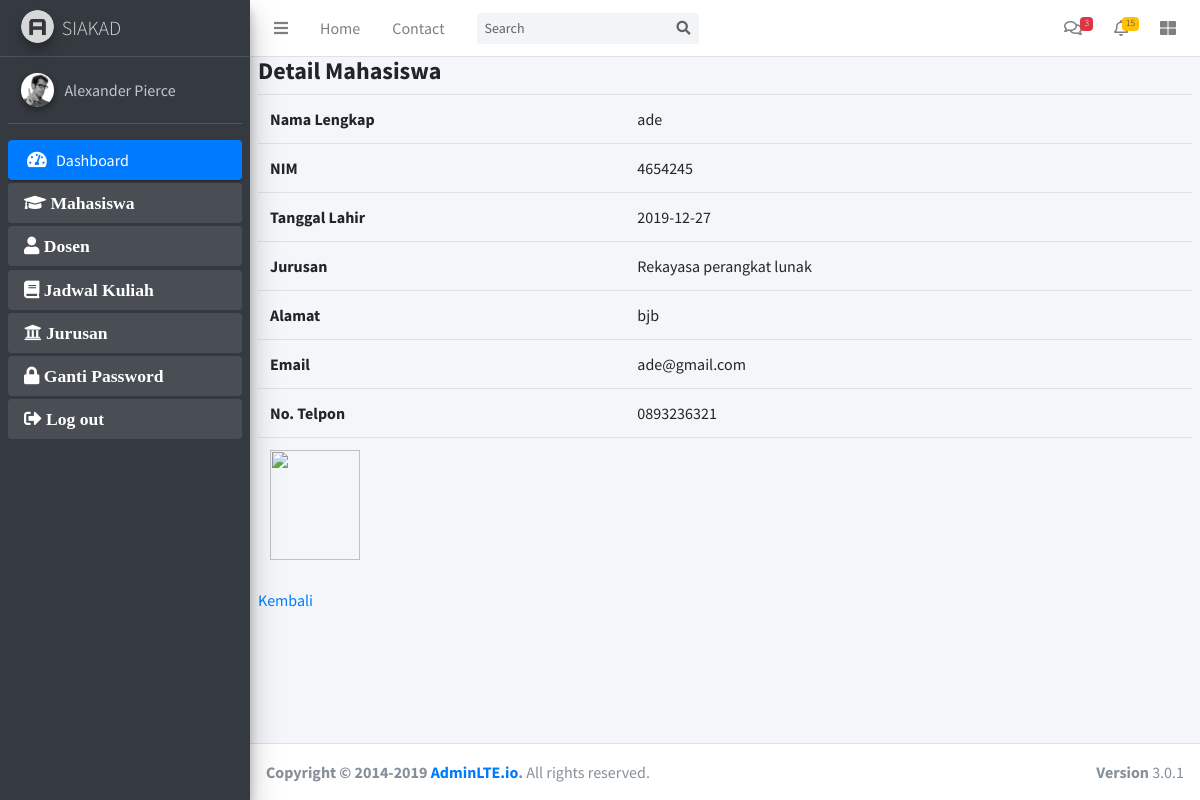
/index.php/mahasiswa/detail/13, run on the app's committed database.
### tables this page shows
CREATE TABLE `tb_mahasiswa` (
  `id` int(11) NOT NULL,
  `nama` varchar(100) NOT NULL,
  `nim` int(8) NOT NULL,
  `tgl_lahir` date NOT NULL,
  `jurusan` varchar(100) NOT NULL,
  `alamat` varchar(150) NOT NULL,
  `email` varchar(150) NOT NULL,
  `no_telp` varchar(20) NOT NULL,
  `foto` varchar(500) NOT NULL
);

### application/controllers/mahasiswa.php (called while the page is built, shortened)
<?php
class Mahasiswa extends CI_Controller{
    public function detail($id)
    {
        $this->load->model('m_mahasiswa');
        $detail = $this->m_mahasiswa->detail_data($id);
        $data["detail"] = $detail;
        $this->load->view('template/header');
		$this->load->view('template/sidebar');
		$this->load->view('detail', $data);
		$this->load->view('template/footer');
    }
}

### index.php (called while the page is built, shortened)
<?php
require_once BASEPATH.'core/CodeIgniter.php';

### application/models/m_mahasiswa.php (called while the page is built, shortened)
<?php
class M_mahasiswa extends CI_Model{
    public function detail_data($id = NULL)
    {
        $where = ['id' => $id];
        $query = $this->db->get_where('tb_mahasiswa', $where)->row();
        return $query;
    }
}

### application/views/detail.php (the view)
<div class="content-wrapper">
    <section class="content">
        <h4><strong>Detail Mahasiswa</strong></h4>
        <table class="table">
            <tr>
                <th>Nama Lengkap</th>
                <td><?php echo $detail->nama; ?></td>
            </tr>
            <tr>
                <th>NIM</th>
                <td><?php echo $detail->nim; ?></td>
            </tr>
            <tr>
                <th>Tanggal Lahir</th>
                <td><?php echo $detail->tgl_lahir; ?></td>
            </tr>
            <tr>
                <th>Jurusan</th>
                <td><?php echo $detail->jurusan; ?></td>
            </tr>
            <tr>
                <th>Alamat</th>
                <td><?php echo $detail->alamat; ?></td>
            </tr>
            <tr>
                <th>Email</th>
                <td><?php echo $detail->email; ?></td>
            </tr>
            <tr>
                <th>No. Telpon</th>
                <td><?php echo $detail->no_telp; ?></td>
            </tr>
            <tr>
                <td><img src="<?php echo base_url();?>assets/foto/<?php echo $detail->foto ?>" alt="" width="90px" height="110px"></td>
                <td></td>
            </tr>
        </table>
        <a href="<?php echo base_url('mahasiswa'); ?>">Kembali</a>
    </section>
</div>

### data on the page
tb_mahasiswa: nama "ade", nim "4654245", tgl_lahir "2019-12-27", jurusan "Rekayasa perangkat lunak", alamat "bjb", email "ade@gmail.com", no_telp "0893236321"
